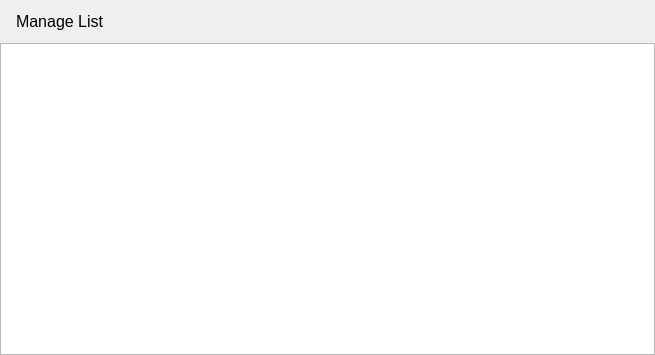
<?xml version="1.0" encoding="UTF-8"?>
<ui version="4.0">
 <class>Dialog</class>
 <widget class="QDialog" name="Dialog">
  <property name="geometry">
   <rect>
    <x>0</x>
    <y>0</y>
    <width>655</width>
    <height>355</height>
   </rect>
  </property>
  <property name="windowTitle">
   <string>Manage Thing</string>
  </property>
  <layout class="QVBoxLayout" name="verticalLayout_4">
   <property name="leftMargin">
    <number>0</number>
   </property>
   <property name="topMargin">
    <number>0</number>
   </property>
   <property name="rightMargin">
    <number>0</number>
   </property>
   <property name="bottomMargin">
    <number>0</number>
   </property>
   <item>
    <layout class="QVBoxLayout" name="mainLayout" stretch="0,1">
     <property name="spacing">
      <number>0</number>
     </property>
     <item>
      <layout class="QVBoxLayout" name="topLayout">
       <property name="spacing">
        <number>6</number>
       </property>
       <property name="leftMargin">
        <number>16</number>
       </property>
       <property name="topMargin">
        <number>12</number>
       </property>
       <property name="rightMargin">
        <number>12</number>
       </property>
       <property name="bottomMargin">
        <number>12</number>
       </property>
       <item>
        <widget class="QLabel" name="titleLabel">
         <property name="font">
          <font>
           <pointsize>12</pointsize>
          </font>
         </property>
         <property name="text">
          <string>Manage List</string>
         </property>
         <property name="margin">
          <number>0</number>
         </property>
        </widget>
       </item>
      </layout>
     </item>
     <item>
      <layout class="QVBoxLayout" name="tableLayout">
       <item>
        <widget class="QTableView" name="table"/>
       </item>
      </layout>
     </item>
    </layout>
   </item>
  </layout>
 </widget>
 <resources/>
 <connections/>
</ui>
